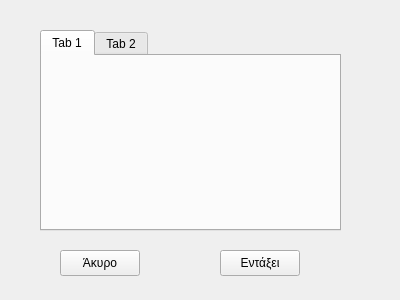
<?xml version="1.0" encoding="UTF-8"?>
<ui version="4.0">
 <class>Form</class>
 <widget class="QWidget" name="Form">
  <property name="geometry">
   <rect>
    <x>0</x>
    <y>0</y>
    <width>400</width>
    <height>300</height>
   </rect>
  </property>
  <property name="windowTitle">
   <string>Form</string>
  </property>
  <widget class="QPushButton" name="pushButton">
   <property name="geometry">
    <rect>
     <x>60</x>
     <y>250</y>
     <width>80</width>
     <height>26</height>
    </rect>
   </property>
   <property name="text">
    <string>Άκυρο</string>
   </property>
  </widget>
  <widget class="QPushButton" name="pushButton_2">
   <property name="geometry">
    <rect>
     <x>220</x>
     <y>250</y>
     <width>80</width>
     <height>26</height>
    </rect>
   </property>
   <property name="text">
    <string>Εντάξει</string>
   </property>
  </widget>
  <widget class="QTabWidget" name="tabWidget">
   <property name="geometry">
    <rect>
     <x>40</x>
     <y>30</y>
     <width>301</width>
     <height>201</height>
    </rect>
   </property>
   <widget class="QWidget" name="tab">
    <attribute name="title">
     <string>Tab 1</string>
    </attribute>
   </widget>
   <widget class="QWidget" name="tab_2">
    <attribute name="title">
     <string>Tab 2</string>
    </attribute>
   </widget>
  </widget>
 </widget>
 <resources/>
 <connections/>
</ui>
